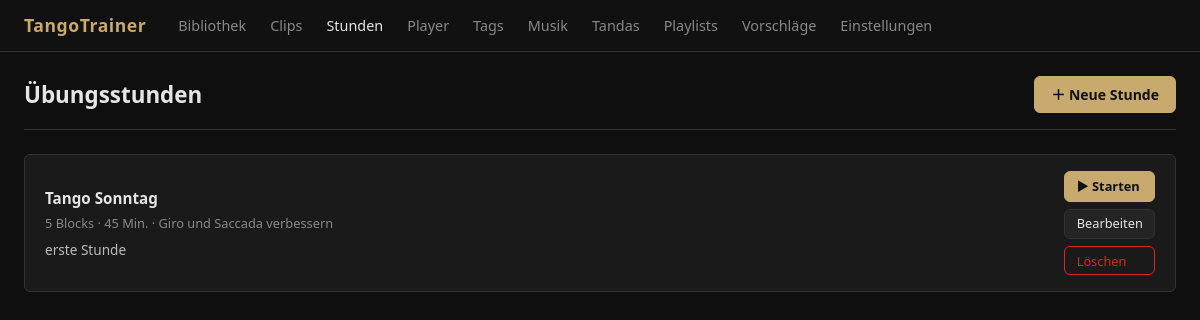
The page /lessons on the database its author committed.
### app/models.py (models this page shows)
class Lesson(Base):
    __tablename__ = "lessons"
    id = Column(Integer, primary_key=True, index=True)
    title = Column(String, nullable=False)
    description = Column(Text)
    goal = Column(Text)
    planned_duration = Column(Integer)
    created_at = Column(DateTime, default=datetime.utcnow)
    updated_at = Column(DateTime, default=datetime.utcnow, onupdate=datetime.utcnow)
    items = relationship(
        "LessonItem",
        back_populates="lesson",
        order_by="LessonItem.order_index",
        cascade="all, delete-orphan",
    )

### app/routers/lessons.py (the view)
@router.get("/lessons", response_class=HTMLResponse)
def lessons_list(request: Request, db: Session = Depends(get_db)):
    lessons = db.query(Lesson).order_by(Lesson.updated_at.desc()).all()
    return templates.TemplateResponse("lessons.html", {"request": request, "lessons": lessons})

### app/templates/lessons.html (shortened to what this page needs)
{% extends "base.html" %}
{% block content %}
<div class="page-header">
  <h1 class="page-title">Übungsstunden</h1>
  <a href="/lessons/new" class="btn btn-primary">＋ Neue Stunde</a>
</div>
{% if lessons %}
<div style="display:flex; flex-direction:column; gap:1rem;">
  {% for lesson in lessons %}
  <div class="clip-card" style="align-items:center;">
    <div class="clip-body">
      <div class="clip-title">{{ lesson.title }}</div>
      <div class="clip-meta">
        {{ lesson.items | length }} Block{{ "s" if lesson.items | length != 1 else "" }}
        {% if lesson.planned_duration %} · {{ lesson.planned_duration }} Min.{% endif %}
        {% if lesson.goal %} · {{ lesson.goal | truncate(60) }}{% endif %}
      </div>
      {% if lesson.description %}
      <div class="clip-notes">{{ lesson.description | truncate(120) }}</div>
      {% endif %}
    </div>
    <div style="display:flex; flex-direction:column; gap:0.4rem; flex-shrink:0;">
      <a href="/player/lesson/{{ lesson.id }}" class="btn btn-primary btn-sm">▶ Starten</a>
      <a href="/lessons/{{ lesson.id }}/edit" class="btn btn-secondary btn-sm">Bearbeiten</a>
      <form method="post" action="/lessons/{{ lesson.id }}/delete"
            onsubmit="return confirm('Stunde „{{ lesson.title }}" wirklich löschen?')">
        <button type="submit" class="btn btn-danger btn-sm" style="width:100%;">Löschen</button>
      </form>
    </div>
  </div>
  {% endfor %}
</div>
{% else %}
<div style="text-align:center; padding:4rem; color:var(--text-muted);">
  <p style="font-size:1.1rem; margin-bottom:1rem;">Noch keine Übungsstunden angelegt.</p>
  <a href="/lessons/new" class="btn btn-primary">Erste Stunde erstellen</a>
</div>
{% endif %}
{% endblock %}

### app/static/css/style.css (style rules this page uses)
:root { --bg: #0f0f0f; --bg-card: #1a1a1a; --bg-input: #242424; --border: #333; --text: #e5e5e5; --text-muted: #888; --accent: #c8a96e; --accent-hover: #e0c080; --danger: #dc2626; --radius: 6px; --shadow: 0 2px 8px rgba(0,0,0,0.5); }
* { box-sizing: border-box; margin: 0; padding: 0; }
body { font-family: system-ui, -apple-system, sans-serif; background: var(--bg); color: var(--text); min-height: 100vh; font-size: 15px; line-height: 1.5; }
a { color: var(--accent); text-decoration: none; }
.page-header { display: flex; align-items: center; justify-content: space-between; margin-bottom: 1.5rem; padding-bottom: 1rem; border-bottom: 1px solid var(--border); }
.page-title { font-size: 1.4rem; font-weight: 600; }
.btn { display: inline-flex; align-items: center; gap: 0.4rem; padding: 0.45rem 1rem; border-radius: var(--radius); border: 1px solid transparent; font-size: 0.875rem; cursor: pointer; transition: background 0.15s, color 0.15s; font-family: inherit; }
.btn-primary { background: var(--accent); color: #111; border-color: var(--accent); font-weight: 600; }
.btn-secondary { background: var(--bg-input); color: var(--text); border-color: var(--border); }
.btn-danger { background: transparent; color: var(--danger); border-color: var(--danger); }
.btn-sm { padding: 0.3rem 0.7rem; font-size: 0.8rem; }
.clip-card { background: var(--bg-card); border: 1px solid var(--border); border-radius: var(--radius); padding: 1rem 1.25rem; display: flex; gap: 1rem; align-items: flex-start; }
.clip-body { flex: 1; min-width: 0; }
.clip-title { font-weight: 600; font-size: 0.95rem; margin-bottom: 0.3rem; }
.clip-meta { font-size: 0.8rem; color: var(--text-muted); }
.clip-notes { font-size: 0.85rem; color: #bbb; margin-top: 0.4rem; }

### rows shown on the page
Lesson: title "Tango Sonntag", items|length "5", items "s", planned_duration "45", goal "Giro und Saccada verbessern", description "erste Stunde"
